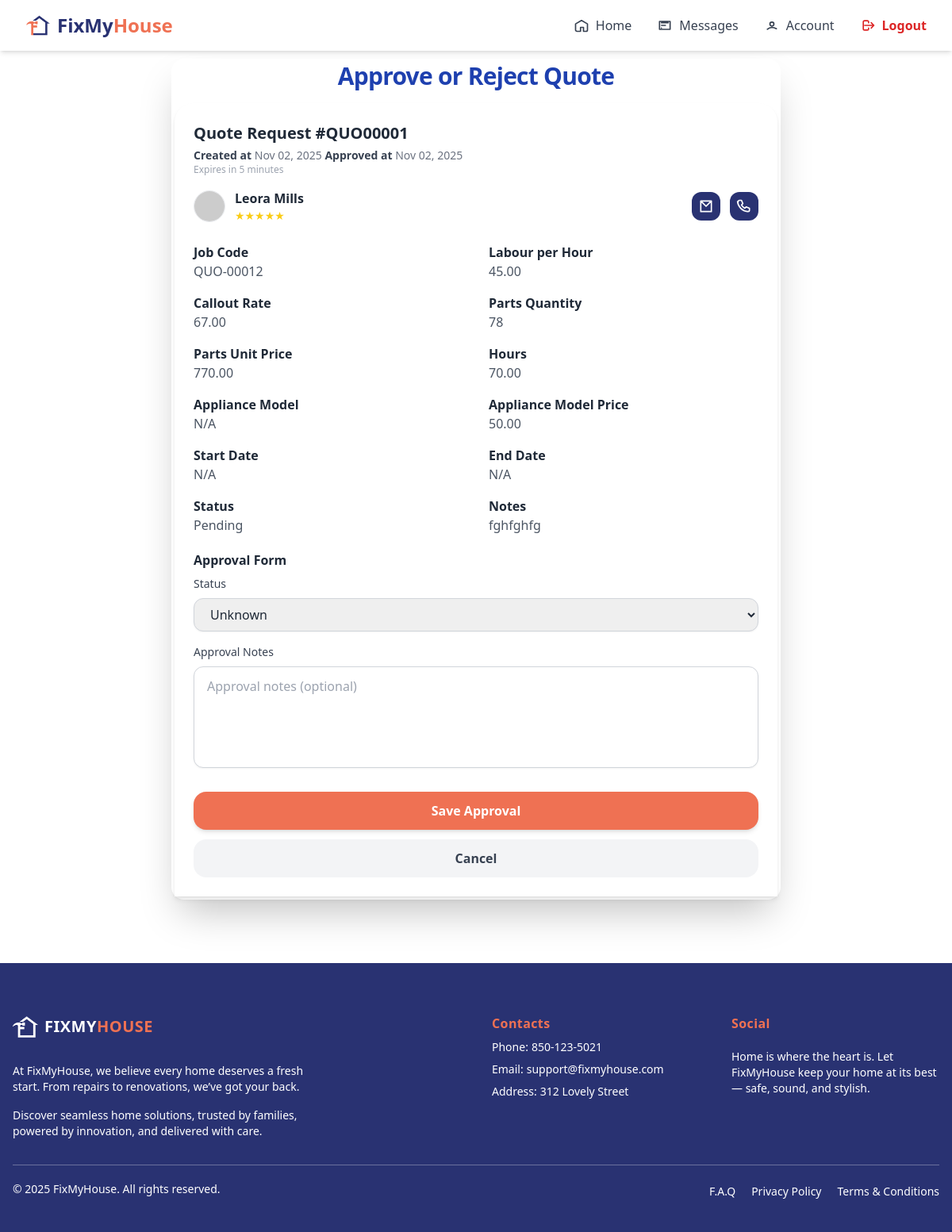
The page /agent/bidding/19/approve/ (signed in) on the database its author committed.
### trader/models/biddingTrader.py (models this page shows, shortened)
class Bidding(models.Model):
    trader = models.ForeignKey(TraderRegistration, on_delete=models.CASCADE, related_name='bid_trader')
    agent = models.ForeignKey(AgentRegister, on_delete=models.SET_NULL, null=True, blank=True, related_name='bid_agent')
    jobs = models.ForeignKey(Jobs, on_delete=models.SET_NULL, null=True, blank=True, related_name='jobs_related')
    team_member = models.ManyToManyField(TeamMember, related_name='biddings_related', blank=True)
    quote_code = models.CharField(max_length=20, unique=True, blank=True, null=True)
    code = models.CharField(max_length=100, blank=True, null=True)
    labour_per_hour = models.DecimalField(max_digits=10, decimal_places=2, null=True, blank=True)
    callout_rate = models.DecimalField(max_digits=10, decimal_places=2, null=True, blank=True)
    parts_qty = models.PositiveIntegerField(default=0)
    parts_unit_price = models.DecimalField(max_digits=10, decimal_places=2, default=0)
    hours = models.DecimalField(max_digits=5, decimal_places=2, default=0)
    appliance_model_price = models.DecimalField(max_digits=10, decimal_places=2, default=0)
    appliance_model = models.CharField(max_length=100, blank=True, null=True)
    notes = models.TextField(blank=True, null=True)
    created_at = models.DateTimeField(auto_now_add=True)
    start_date = models.DateTimeField(blank=True, null=True)
    end_date = models.DateTimeField(blank=True, null=True)
    is_approved = models.BooleanField(null=True, blank=True, default=None, help_text="None=pending, True=approved, False=rejected")
    is_active = models.BooleanField(null=True, blank=True, default=True)
    approved_at = models.DateField(auto_now_add=True, null=True, blank=True)
    approved_by = models.ForeignKey(AgentRegister, on_delete=models.SET_NULL, null=True, blank=True, related_name='approved_bids')
    approval_notes = models.TextField(blank=True, null=True)

### trader/models/registerTrader.py (models this page shows, shortened)
class TraderRegistration(models.Model):
    user = models.OneToOneField(User, on_delete=models.CASCADE, null=True, blank=True)
    name = models.CharField(max_length=255)
    email = models.EmailField()
    phone = models.CharField(max_length=50)
    password = models.CharField(max_length=255, null=True, blank=True)
    isAdmin = models.BooleanField(default=False)
    isDirector = models.BooleanField(default=True)
    isTeamMember = models.BooleanField(default=False)
    COMPANY_TYPE_CHOICES = [
        ('sole_trader', 'Sole Trader'),
        ('company', 'Company'),
    ]
    INDUSTRIES_CHOICES = [
        ('air_conditioning', 'Air Conditioning'),
        ('cleaning', 'Cleaning'),
        ('electrical', 'Electrical'),
        ('gardening', 'Gardening'),
        ('general_maintenance', 'General Maintenance'),
        ('glazing', 'Glazing'),
        ('pest_control', 'Pest Control'),
        ('plumbing_gas', 'Plumbing / Gas'),
        ('tree_cutting', 'Tree Cutting'),
        ('steel_works', 'Steel Works'),
        ('safety', 'Safety'),
    ]
    company_type = models.CharField(max_length=100, choices=COMPANY_TYPE_CHOICES, default='company')
    company_name = models.CharField(max_length=255, blank=True, null=True)
    company_address = models.CharField(max_length=255, blank=True, null=True)
    company_email = models.EmailField(blank=True, null=True)
    company_landline = models.CharField(max_length=50, blank=True, null=True)
    gst_registered = models.BooleanField(default=False)
    abn = models.CharField(max_length=20, blank=True, null=True)
    industry = models.CharField(max_length=100, choices=INDUSTRIES_CHOICES, blank=True, null=True)
    state = models.CharField(max_length=100, blank=True)
    municipality = models.CharField(max_length=100, blank=True)
    city = models.CharField(max_length=100, blank=True)
    address_line_1 = models.CharField(max_length=255, blank=True, null=True)
    address_line_2 = models.CharField(max_length=255, blank=True, null=True)
    postal_code = models.CharField(max_length=20, blank=True)
    def __str__(self):
        return self.name

### trader/models/jobs.py (models this page shows, shortened)
class Jobs(models.Model):
    agent = models.ForeignKey(AgentRegister, on_delete=models.CASCADE, related_name='jobs_agent')
    trader = models.ForeignKey(TraderRegistration, on_delete=models.SET_NULL, null=True, blank=True, related_name='jobs_trader')
    property = models.ForeignKey(Property, on_delete=models.SET_NULL, null=True, blank=True, related_name='jobs_property')
    STATUS_CHOICES = [
        ('quoted', 'Quoted'),
        ('confirmed', 'Confirmed'),
        ('approved', 'Approved'),
        ('scheduled', 'Scheduled'),
    ]
    address = models.TextField(blank=True, null=True)
    category = models.ForeignKey(Services, on_delete=models.SET_NULL, null=True, blank=True, related_name='category_services')
    renter = models.CharField(max_length=100, null=True, blank=True)
    priority = models.BooleanField(default=False)  # True = High Priority
    job_code = models.CharField(max_length=20, unique=True)
    notes = models.TextField()
    status = models.CharField(max_length=20, choices=STATUS_CHOICES, default='quoted')
    bid_status = models.CharField(max_length=20, choices=[('open', 'Open'), ('closed', 'Closed')], default='open')
    bid_count = models.IntegerField(default=0)
    quoted_at = models.DateField(default=timezone.now)
    confirmed_at = models.DateField(null=True, blank=True)
    approved_at = models.DateField(null=True, blank=True)
    scheduled_at = models.DateField(null=True, blank=True)
    is_active = models.BooleanField(null=True, blank=True, default=True)
    start_date = models.DateField(null=True, blank=True)
    end_date = models.DateField(null=True, blank=True)
    issue_found_at = models.DateField(null=True, blank=True)
    renter_availability = models.DateField(null=True, blank=True)
    issue_been_fixed_before = models.BooleanField(default=False)
    issue_been_fixed_by_fmh_before = models.BooleanField(default=False)
    renter_availability_schedule = models.JSONField(null=True, blank=True, default=dict)
    renter_issue_date = models.JSONField(blank=True, null=True, default=dict)
    def __str__(self):
        return self.job_code

### agent/views/biddingApproval.py (the view, shortened to what this page needs)
# urls.py: path('bidding/<int:pk>/approve/', BiddingApprovalView.as_view(), name='bidding_approval'),
@method_decorator([login_required, agent_required], name='dispatch')
class BiddingApprovalView(UserPassesTestMixin, UpdateView):
    model = Bidding
    form_class = BiddingApprovalForm
    template_name = 'pages/bidding_approval.html'
    success_url = reverse_lazy('agent_bid_list')
    def test_func(self):
        return hasattr(self.request.user, 'agentregister')
    def get_context_data(self, **kwargs):
        context = super().get_context_data(**kwargs)
        bidding = self.get_object()
        context['team_members'] = bidding.team_member.all()
        return context

### agent/forms.py
class BiddingApprovalForm(forms.ModelForm):
    class Meta:
        model = Bidding
        fields = ['is_approved', 'approval_notes']
        widgets = {
            'approval_notes': forms.Textarea(attrs={'rows': 3, 'placeholder': 'Approval notes (optional)'}),
            'start_date': forms.DateInput(
                attrs={
                    'type': 'date',
                    'class': 'w-full border border-gray-300 rounded-md p-2'
                }
            ),
            'end_date': forms.DateInput(
                attrs={
                    'type': 'date',
                    'class': 'w-full border border-gray-300 rounded-md p-2'
                }
            ),
        }

### trader/context_processors.py (called while the page is built)
def notifications_context(request):
    if request.user.is_authenticated:
        unread_qs = get_unread_notifications(request.user)
        return {
            "unread_count": unread_qs.count(),
            "unread_notifications": unread_qs[:5],  # show latest 5
        }
    return {}

### trader/views/traderNotification.py (called while the page is built)
def get_unread_notifications(user):
    try:
        return TraderNotification.objects.filter(
            trader_id__user=user,
            seen=False
        ).order_by("-created_at")
    except Exception as e:
        logger.error(f"Error fetching notifications! {e}")
        return TraderNotification.objects.none()

### agent/templates/pages/bidding_approval.html (shortened to what this page needs)
{% extends "baseAgent.html" %}
{% load widget_tweaks %}
{% block content %}
{% include 'components/home/navigatorBaseAgent.html' %}
<div class="max-w-3xl mx-auto p-1 bg-white shadow-2xl rounded-2xl mt-[10px] mb-[5rem] w-full">
  <h2 class="text-3xl font-extrabold text-blue-800 mb-8 text-center tracking-tight">
    Approve or Reject Quote
  </h2>
  <div class="bg-white p-6 rounded-t-3xl shadow-md -mt-4 relative z-10">
      <h2 class="text-xl font-semibold text-gray-800">Quote Request #{{ bidding.quote_code|default:"QUOXXXXX" }}</h2>
      <p class="text-sm text-gray-500 mt-1">
          <span class="font-semibold text-gray-700">Created at</span> {{ bidding.created_at|date:"M d, Y"|default:"No date provided" }}
          <span class="font-semibold text-gray-700">Approved at</span> {{ bidding.approved_at|date:"M d, Y"|default:"No date provided" }}
      </p>
      <p class="text-gray-400 text-xs mb-4">Expires in 5 minutes</p>
      <div class="flex items-center justify-between mb-5">
          <div class="flex items-center space-x-3">
              <img src="https://randomuser.me/api/portraits/men/45.jpg" alt="Renter" class="w-10 h-10 rounded-full border">
              <div>
                  <p class="font-semibold text-gray-800">{{ bidding.trader|default:"No trader assigned" }}</p>
                  <div class="flex text-yellow-400 text-sm">
                      <span>★★★★★</span>
                  </div>
              </div>
          </div>
          <div class="flex space-x-3">
              <a href="#" class="p-2 bg-[#293272] rounded-xl hover:opacity-90 transition">
              <svg xmlns="http://www.w3.org/2000/svg" class="w-5 h-5 text-white" fill="none" viewBox="0 0 24 24" stroke="currentColor">
                  <path stroke-linecap="round" stroke-linejoin="round" stroke-width="2" d="M4 4h16v16H4z M4 4l8 8 8-8" />
              </svg>
              </a>
              <a href="#" class="p-2 bg-[#293272] rounded-xl hover:opacity-90 transition">
              <svg xmlns="http://www.w3.org/2000/svg" class="w-5 h-5 text-white" fill="none" viewBox="0 0 24 24" stroke="currentColor">
                  <path stroke-linecap="round" stroke-linejoin="round" stroke-width="2" d="M3 5a2 2 0 012-2h3l2 5-2 2a12 12 0 005 5l2-2 5 2v3a2 2 0 01-2 2h-1a17 17 0 01-15-15V5z" />
              </svg>
              </a>
          </div>
      </div>
      <div class="grid grid-cols-2 gap-x-8 gap-y-4 mt-6">
        <div>
            <h3 class="font-semibold text-gray-800">Job Code</h3>
            <p class="text-gray-600">{{ bidding.jobs|default:"No reference ID provided" }}</p>
        </div>
        <div>
            <h3 class="font-semibold text-gray-800">Labour per Hour</h3>
            <p class="text-gray-600">{{ bidding.labour_per_hour|floatformat:2|default:"N/A" }}</p>
        </div>
        <div>
            <h3 class="font-semibold text-gray-800">Callout Rate</h3>
            <p class="text-gray-600">{{ bidding.callout_rate|floatformat:2|default:"N/A" }}</p>
        </div>
        <div>
            <h3 class="font-semibold text-gray-800">Parts Quantity</h3>
            <p class="text-gray-600">{{ bidding.parts_qty|default:"N/A" }}</p>
        </div>
        <div>
            <h3 class="font-semibold text-gray-800">Parts Unit Price</h3>
            <p class="text-gray-600">{{ bidding.parts_unit_price|floatformat:2|default:"N/A" }}</p>
        </div>
        <div>
            <h3 class="font-semibold text-gray-800">Hours</h3>
            <p class="text-gray-600">{{ bidding.hours|floatformat:2|default:"N/A" }}</p>
        </div>
        <div>
            <h3 class="font-semibold text-gray-800">Appliance Model</h3>
            <p class="text-gray-600">{{ bidding.appliance_model|default:"N/A" }}</p>
        </div>
        <div>
            <h3 class="font-semibold text-gray-800">Appliance Model Price</h3>
            <p class="text-gray-600">{{ bidding.appliance_model_price|floatformat:2|default:"N/A" }}</p>
        </div>
        <div>
            <h3 class="font-semibold text-gray-800">Start Date</h3>
            <p class="text-gray-600">{{ bidding.start_date|date:"M d, Y"|default:"N/A" }}</p>
        </div>
        <div>
            <h3 class="font-semibold text-gray-800">End Date</h3>
            <p class="text-gray-600">{{ bidding.end_date|date:"M d, Y"|default:"N/A" }}</p>
        </div>
        <div>
            <h3 class="font-semibold text-gray-800">Status</h3>
            <p class="text-gray-600">
                {% if bid.is_approved is None %}Pending{% elif bid.is_approved %}Approved{% else %}Rejected{% endif %}
            </p>
        </div>
        <div>
            <h3 class="font-semibold text-gray-800">Notes</h3>
            <p class="text-gray-600">
                {{ bidding.notes|default:"No notes provided" }}
            </p>
        </div>
      </div>
      <div class="mt-5">
          <h3 class="font-semibold text-gray-800">Approval Form</h3>
          <form id="approval_form" method="post" class="gap-2 mt-2">
            <div>
              <label class="block text-sm font-medium text-gray-700 mb-2">Status</label>
              {{ form.is_approved|add_class:"w-full border border-gray-300 rounded-xl px-4 py-2 text-gray-800 shadow-sm focus:ring-2 focus:ring-blue-500 focus:border-blue-500 transition" }}
            </div>
            <div class="mt-4">
              <label class="block text-sm font-medium text-gray-700 mb-2">Approval Notes</label>
              {{ form.approval_notes|add_class:"w-full border border-gray-300 rounded-xl px-4 py-3 text-gray-800 shadow-sm focus:ring-2 focus:ring-blue-500 focus:border-blue-500 transition h-32 resize-none" }}
            </div>
          </form>
      </div>
      <div class="mt-6 flex flex-col space-y-3">
        <button form="approval_form" type="submit"
            class="w-full text-center py-3 rounded-2xl bg-[#EF7153] text-white font-semibold hover:bg-[#d35032] transition-all duration-200 shadow-md hover:shadow-lg">
            Save Approval
        </button>
        <a href="javascript:history.back()"
          class="block text-center py-3 bg-gray-100 rounded-2xl font-semibold text-gray-700 hover:bg-gray-200">
          Cancel
        </a>
      </div>
  </div>
</div>
{% include 'components/footerAgent.html' %}
{% endblock %}

### rows shown on the page
Bidding: quote_code "QUO00001", created_at "Nov 02, 2025", approved_at "Nov 02, 2025", trader "Leora Mills", jobs "QUO-00012", labour_per_hour "45.00", callout_rate "67.00", parts_qty "78", parts_unit_price "770.00", hours "70.00", appliance_model "N/A", appliance_model_price "50.00", start_date "N/A", end_date "N/A", notes "fghfghfg", is_approved "Unknown"
